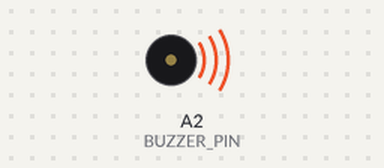
The sketch below on a simulated Arduino Uno, built with avr-gcc and run on an emulated ATmega328P. On the bench: buzzer (waves = sounding).

Above: at 0.1 s.
At 28.1 s:
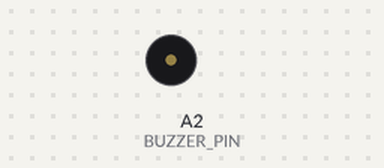
Timing chart, 0 to 40.0 s (numbered marks = the images above):
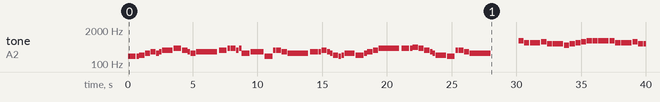

Measured:
- by itself, tone on A2 (BUZZER_PIN): plays 196 Hz for 0.60 s, 196 Hz for 0.20 s, 220 Hz for 0.40 s, 262 Hz for 0.40 s, 294 Hz for 0.40 s, 262 Hz for 0.20 s … (73 notes in this stretch)

The sketch:

1411132059_h6_ino.ino
```cpp
// String noteNames[] = {
//   "C2", "CS2", "D2", "DS2", "E2", "F2", "FS2", "G2", "GS2", "A2", "AS2", "B2",
//   "C3", "CS3", "D3", "DS3", "E3", "F3", "FS3", "G3", "GS3", "A3", "AS3", "B3",
//   "C4", "CS4", "D4", "DS4", "E4", "F4", "FS4", "G4", "GS4", "A4", "AS4", "B4",
//   "C5", "CS5", "D5", "DS5", "E5", "F5", "FS5", "G5", "GS5", "A5", "AS5", "B5",
//   "C6"
// };

// int noteFrequencies[] = {
//   65,   69,  73,  78,  82,  87,  93,  98, 104, 110, 117, 123,
//   131, 139, 147, 156, 165, 175, 185, 196, 208, 220, 233, 247,
//   262, 277, 294, 311, 330, 349, 370, 392, 415, 440, 466, 494,
//   523, 554, 587, 622, 659, 698, 740, 784, 830, 880, 932, 988,
//   1046
// };

#include <Arduino.h>
#define BUZZER_PIN A2  // Buzzer pin

// Define two melodies with frequency values
int S0[] = {
  196, 196, 220, 262, 294, 262, 294, 330,
  392, 330, 330, 294, 262, 294,
  330, 392, 392, 330, 392, 262, 294, 294,
  196, 330, 330, 294, 262,
  294, 294, 330, 294, 262, 220, 196, 220, 262,
  220, 262, 294, 330, 392,
  392, 392, 440, 392, 330, 294, 262, 220,
  196, 330, 330, 294, 262
};

int S0_D[] = {
  6, 2, 4, 4, 4, 2, 2, 8,
  6, 2, 2, 2, 4, 16,
  6, 2, 4, 2, 2, 6, 2, 8,
  6, 2, 4, 4, 16,
  6, 2, 4, 2, 2, 4, 2, 2, 8,
  6, 2, 4, 4, 16,
  6, 2, 4, 4, 4, 2, 2, 8,
  6, 2, 4, 4, 16
};

int S1[] = {
  784, 659, 659, 698, 587, 587,
  523, 587, 659, 698, 784, 784, 784,

  784, 659, 659, 698, 587, 587,
  523, 659, 784, 784, 659,

  587, 587, 587, 587, 587, 659, 698,
  659, 659, 659, 659, 659, 698, 784,

  784, 659, 659, 698, 587, 587,
  523, 659, 784, 784, 523,
};

int S1_D[] = {
  4, 4, 8, 4, 4, 8,
  4, 4, 4, 4, 4, 4, 8,

  4, 4, 8, 4, 4, 8,
  4, 4, 4, 4, 16,

  4, 4, 4, 4, 4, 4, 8,
  4, 4, 4, 4, 4, 4, 8,

  4, 4, 8, 4, 4, 8,
  4, 4, 4, 4, 16,
};

int S2[]{
  523, 523, 587, 659, 659,
  587, 523, 587, 659, 523,
  659, 659, 698, 784, 784,
  698, 659, 698, 784, 659,
  1046, 988, 880, 784,659,
  1046, 988, 880, 784,
  880,988, 1046, 784, 659,
  784, 698, 587, 523
  };

int S2_D[]{
  4,2,2,4,4,   2,2,2,2,8,
  4,2,2,4,4,   2,2,2,2,8,
  4,2,2,4,4,   4,2,2,8,
  4,2,2,4,4,   4,2,2,8,
};

// Function to play a song given melody and duration arrays
void playSong(int melody[], int noteDurations[], int length) {
  for (int thisNote = 0; thisNote < length; thisNote++) {
    int noteDuration = 100 * noteDurations[thisNote];
    int frequency = melody[thisNote];
    tone(BUZZER_PIN, frequency, noteDuration);
    int pauseBetweenNotes = noteDuration * 1.10;
    delay(pauseBetweenNotes);
    noTone(BUZZER_PIN);
  }
}

void setup() {
  // No initialization needed
}

void loop() {
  // Play S0 melody
  int Length = sizeof(S0) / sizeof(S0[0]);
  playSong(S0, S0_D, Length);

  delay(2000);  // Delay before the next melody

  // Play S1 melody
  Length = sizeof(S1) / sizeof(S1[0]);
  playSong(S1, S1_D, Length);

  delay(2000);
  Length = sizeof(S2) / sizeof(S2[0]);
  playSong(S2, S2_D, Length);

  delay(2000);  // Delay before repeating the loop
}
```
